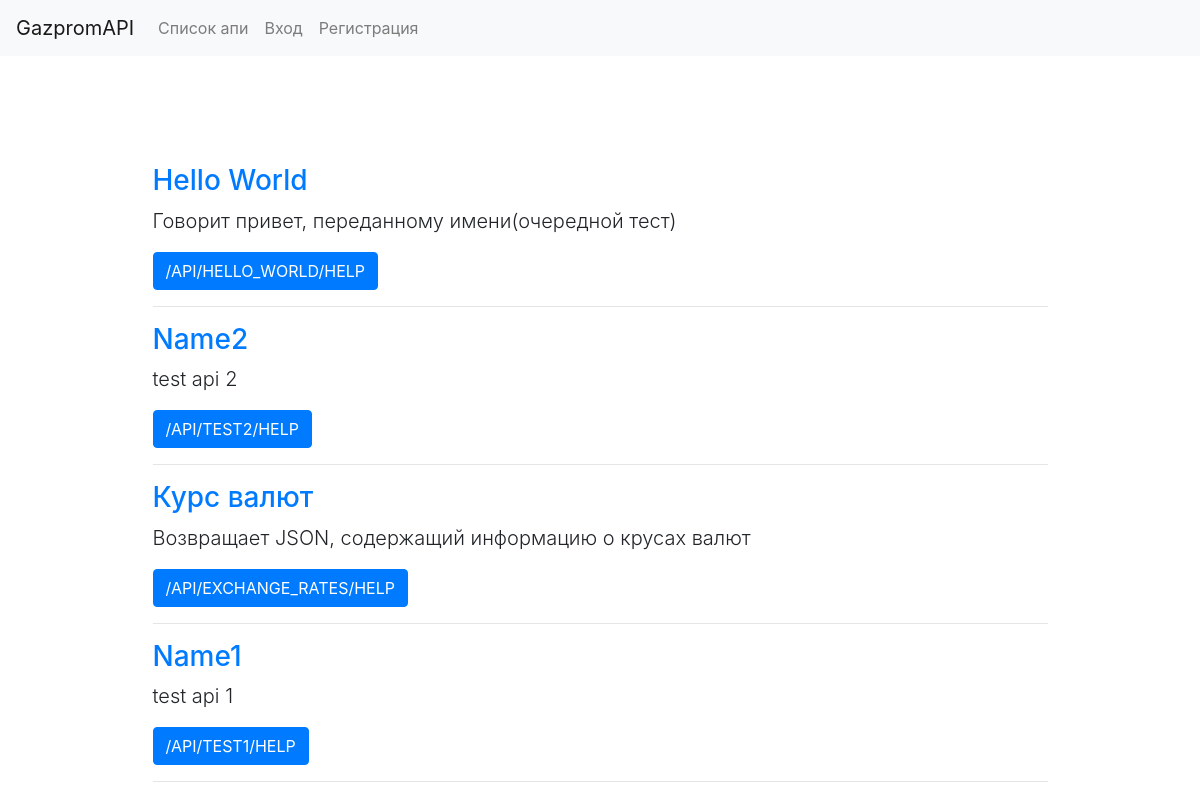
/public/api_list, run on the app's committed database.
### main_app/models/models.py (models this page shows, shortened)
class Service(db.Model):
    __tablename__ = 'services'
    id = db.Column(db.Integer, primary_key=True)
    name = db.Column(db.String(32), index=True, unique=True)
    base_url = db.Column(db.String(64), index=True, unique=True)
    description = db.Column(db.String(256))
    internal = db.Column(db.Boolean, default=True, nullable=False)
    @property
    def help_url(self):
        return self.base_url + "/help"

### main_app/routes/public.py (the view)
@bp.route('/api_list')
def api_list():
    services = Service.query.all()
    return render_template("public/api_list.html", services=services)

### main_app/templates/public/api_list.html
{% extends 'base.html' %}
{% block app_content %}
<div class="api-list">
    <div class="container-fluid">
        {% for service in services %}
        <div class="row">
            <div class="col-1"></div>
            <div class="col-10"><h3><a href="{{ url_for('public.api_demo', service_id=service.id) }}">{{ service.name
                }}</a></h3>
                <p class="lead">{{ service.description }}</p>
                <a class="btn btn-primary" href="{{ service.help_url }}">{{ service.help_url.upper() }}</a>
                <hr>
            </div>
            <div class="col-1"></div>
        </div>
        {% endfor %}
    </div>
</div>
{% endblock %}

### main_app/templates/base.html (shortened to what this page needs)
<!DOCTYPE HTML>
<html lang="ru">
<head>
    <link rel="stylesheet" href="https://cdn.jsdelivr.net/npm/bootstrap@4.5.3/dist/css/bootstrap.min.css"
>
    <link rel="stylesheet" type="text/css" href="/static/style.css">
</head>
<body>
<nav class="navbar navbar-expand-lg navbar-light bg-light">
    <a class="navbar-brand">GazpromAPI</a>
    <div class="collapse navbar-collapse" id="navbarSupportedContent">
        <ul class="navbar-nav mr-auto">
            <li class="nav-item">
                <a class="nav-link" href="{{ url_for('index') }}">Список апи</a>
            </li>
            {% if current_user.is_authenticated %}
            <li class="nav-item">
                <a class="nav-link" href="{{ url_for('partner.stats') }}">Статистика <span class="sr-only"></span></a>
            </li>
            <li class="nav-item">
                <a class="nav-link" href="{{ url_for('partner.cabinet') }}">Кабинет <span class="sr-only"></span></a>
            </li>
            <li class="nav-item">
                <a class="nav-link" href="{{ url_for('auth.logout') }}">Выход <span class="sr-only"></span></a>
            </li>
            {% else %}
            <li class="nav-item">
                <a class="nav-link" href="{{ url_for('auth.login') }}">Вход </a>
            </li>
            <li class="nav-item">
                <a class="nav-link" href="{{ url_for('auth.register') }}">Регистрация </a>
            </li>
            {% endif %}
        </ul>
    </div>
</nav>
<div class="container">
    <br><br>
{% block app_content %}
{% endblock %}
</div>
</body>
</html>

### main_app/static/style.css (style rules this page uses)
.api-list { padding-top: 60px; margin-bottom: 60px; }

### data on the page
Service: name "Hello World", description "Говорит привет, переданному имени(очередной тест)", help_url "/API/HELLO_WORLD/HELP"
Service: name "Name2", description "test api 2", help_url "/API/TEST2/HELP"
Service: name "Курс валют", description "Возвращает JSON, содержащий информацию о крусах валют", help_url "/API/EXCHANGE_RATES/HELP"
Service: name "Name1", description "test api 1", help_url "/API/TEST1/HELP"
